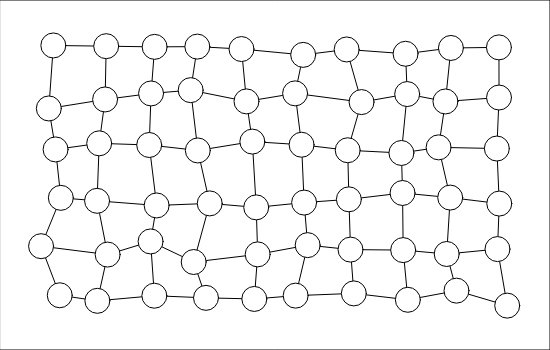
Frame 1 (no input)
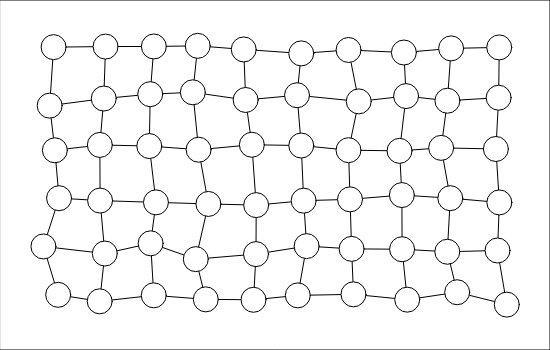
Frame 60 (no input)
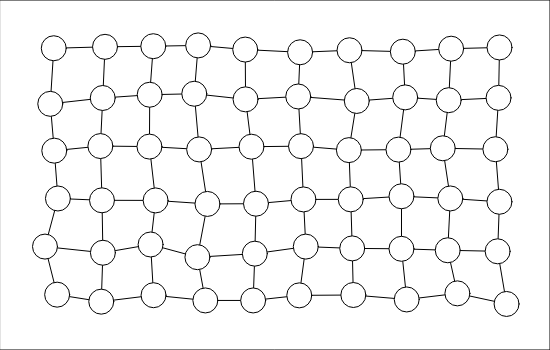
Frame 120 (the mouse pressed at the canvas centre since frame 60)

The p5.js sketch that drew these frames (run headless with seeded random() and noise() and a simulated clock; from frame 60 on, the mouse is pressed at the canvas centre):

// p5.js sketch
// ── sketch.js
function setup() {

	nrows = 6;
	ncols = 10;
	scale = 50;
	k = 1;
	dt= 0.05;
	
	createCanvas( scale*(1+ncols) , scale*(1+nrows));

	net = new Network(ncols,nrows,scale,k,dt);
	net.nudge(0.1);

}

function draw() {
	rect(0,0,width,height);
	var ctx = canvas.getContext("2d");
	net.draw(ctx);
}

// Standard Normal variate using Box-Muller transform.
function gaussianRandom(mean=0, stdev=1) {
    let u = 1 - Math.random(); // Converting [0,1) to (0,1]
    let v = Math.random();
    let z = Math.sqrt( -2.0 * Math.log( u ) ) * Math.cos( 2.0 * Math.PI * v );
    // Transform to the desired mean and standard deviation:
    return z * stdev + mean;
}

class Network {
	constructor(ncols,nrows,scale,k,dt) {
		this.particles = [];
		this.velocity = [];
		this.bonds = [];
		this.scale = scale;
		this.k = k;
		this.dt = dt;

		for (let r = 0; r < nrows; r++){
			for (let c = 0; c < ncols; c++){
				let i = r * ncols + c;
				this.particles.push( createVector(scale*(c+1),scale*(r+1)) );
				this.velocity.push( createVector(0.0,0.0) );
				if (c > 0) {
					this.bonds.push([i,i-1]);
				}
				if (r > 0) {
					this.bonds.push([i,i-ncols]);
				}
			}
		}
	}

	nudge(sig) {
		for (let i=0; i<this.particles.length; i++){
			this.particles[i].add(
				randomGaussian(0.0,this.scale*sig), 
				randomGaussian(0.0,this.scale*sig)
			)
		} 

	}
	
	update() {
		// calculate acceleration
		var acc = [];
		for (let i=0; i<this.particles.length; i++){
			acc.push(createVector(0,0));
		}
		var potential_energy = 0.0;
		for (let i=0; i<this.bonds.length; i++){
			var ia = this.bonds[i][0];
			var ib = this.bonds[i][1];

			var pa = this.particles[ ia ];
			var pb = this.particles[ ib ];
			
			var r_vec = p5.Vector.sub(pb,pa);
			var r_mag = r_vec.mag();
			var del_x = r_mag - this.scale;
			potential_energy += this.k*del_x*del_x

			var f_vec = p5.Vector.mult( r_vec, this.k*del_x/r_mag );
			if (r_mag > 0) {
				acc[ia].add( f_vec );
				acc[ib].sub( f_vec );
			}
			
			// console.log( 'r_mag' , r_mag );
			// console.log( 'del_x' , del_x );
			// console.log( 'f_vec' , f_vec );
			
		}

		var kinetic_energy = 0.0;
		for (let i=0; i<this.particles.length; i++){
			this.velocity[i].add( acc[i].mult(this.dt) );
			this.particles[i].add( this.velocity[i].mult(this.dt) );

			kinetic_energy += this.velocity[i].magSq()

		}
		// console.log( 'vel' , this.velocity[0] );
		// console.log( 'acc[0]' , acc[0] );
		console.log('Energy: ', kinetic_energy + potential_energy)
			
	}

	draw(ctx) {
		// move particles
		this.update()

		// draw bonds
		
		for (let i=0; i<this.bonds.length; i++){
			let b = this.bonds[i];
			let pa = this.particles[ b[0] ];
			let pb = this.particles[ b[1] ];
			ctx.beginPath();
			ctx.moveTo( pa.x, pa.y );
			ctx.lineTo( pb.x, pb.y );
			ctx.stroke(); 
			
		}

		// draw particles
		for (let i=0; i<this.particles.length; i++){
			let p = this.particles[i];
			ellipse( p.x, p.y, scale/2, scale/2)
		}
	}
}
